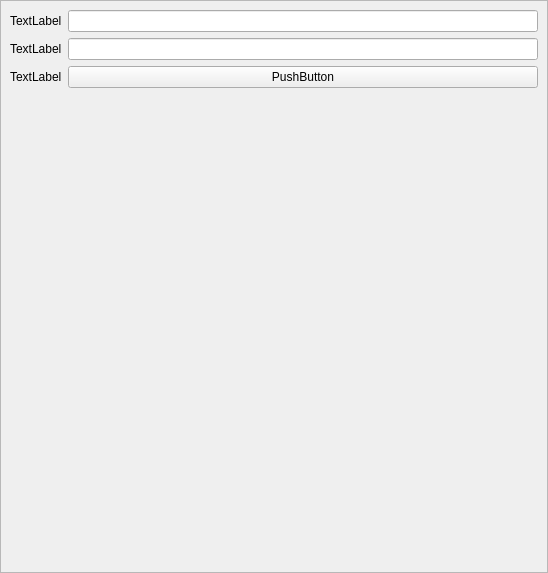
<?xml version="1.0" encoding="UTF-8"?>
<ui version="4.0">
 <class>ScrollArea</class>
 <widget class="QScrollArea" name="ScrollArea">
  <property name="geometry">
   <rect>
    <x>0</x>
    <y>0</y>
    <width>548</width>
    <height>573</height>
   </rect>
  </property>
  <property name="windowTitle">
   <string>ScrollArea</string>
  </property>
  <property name="widgetResizable">
   <bool>true</bool>
  </property>
  <widget class="QWidget" name="scrollAreaWidgetContents">
   <property name="geometry">
    <rect>
     <x>0</x>
     <y>0</y>
     <width>546</width>
     <height>571</height>
    </rect>
   </property>
   <property name="mouseTracking">
    <bool>true</bool>
   </property>
   <layout class="QHBoxLayout" name="horizontalLayout_2">
    <item>
     <layout class="QFormLayout" name="formLayout">
      <property name="fieldGrowthPolicy">
       <enum>QFormLayout::AllNonFixedFieldsGrow</enum>
      </property>
      <item row="0" column="0">
       <widget class="QLabel" name="label">
        <property name="text">
         <string>TextLabel</string>
        </property>
       </widget>
      </item>
      <item row="0" column="1">
       <widget class="QLineEdit" name="lineEdit"/>
      </item>
      <item row="1" column="0">
       <widget class="QLabel" name="label_2">
        <property name="text">
         <string>TextLabel</string>
        </property>
       </widget>
      </item>
      <item row="1" column="1">
       <widget class="QLineEdit" name="lineEdit_2"/>
      </item>
      <item row="2" column="1">
       <widget class="QPushButton" name="pushButton">
        <property name="text">
         <string>PushButton</string>
        </property>
       </widget>
      </item>
      <item row="2" column="0">
       <widget class="QLabel" name="label_3">
        <property name="text">
         <string>TextLabel</string>
        </property>
       </widget>
      </item>
     </layout>
    </item>
   </layout>
  </widget>
 </widget>
 <resources/>
 <connections>
  <connection>
   <sender>pushButton</sender>
   <signal>clicked()</signal>
   <receiver>ScrollArea</receiver>
   <slot>close()</slot>
   <hints>
    <hint type="sourcelabel">
     <x>299</x>
     <y>74</y>
    </hint>
    <hint type="destinationlabel">
     <x>273</x>
     <y>286</y>
    </hint>
   </hints>
  </connection>
 </connections>
</ui>
